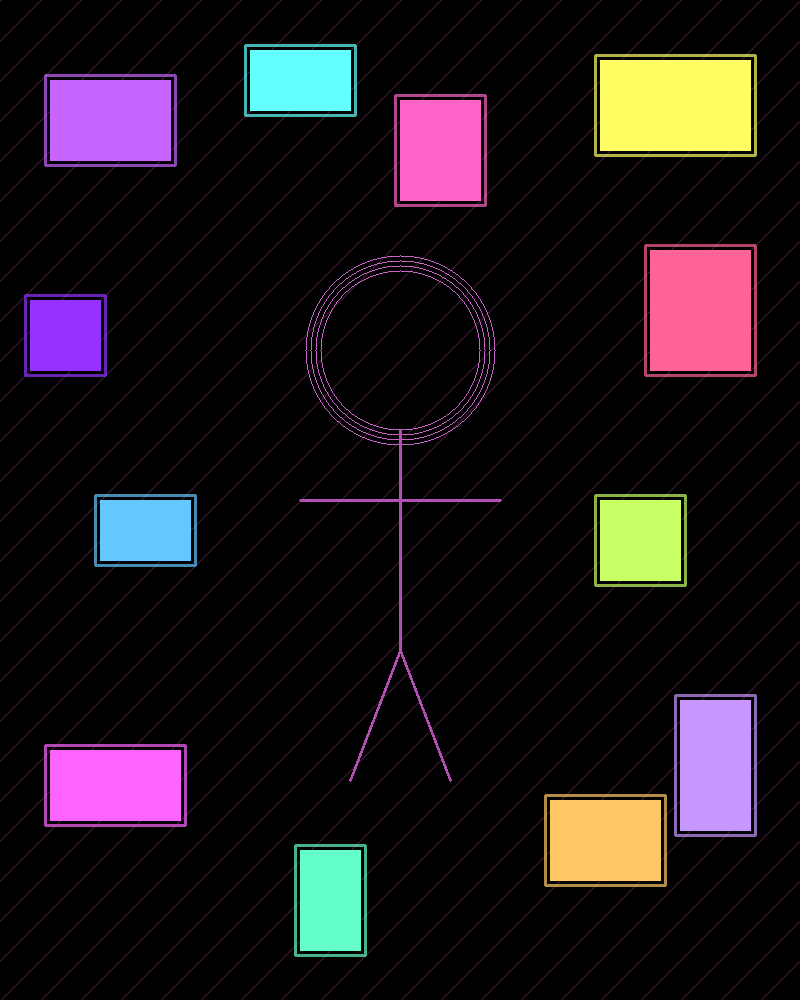
#> input picture lab_sam_detection/images/cyberpunk_test.png, 800 x 1000 px
$ python detector.py ../../lab_sam_detection/images/cyberpunk_test.png
#> lines starting #> are read from the running program, lines starting #| are printed output that depends on the picture; after the words box and inside, x2 and y2 are one past the last pixel; in counts of white or black regions, pixels touching at a corner belong together
#!/usr/bin/env python3
# -*- coding: utf-8 -*-
"""
Obstacle Detector - Extracts obstacle coordinates from generated images.

Uses color segmentation to detect neon-colored obstacles and exports
their coordinates for use in the game engine or 3D model generation.
"""

import os
import json
import numpy as np
import cv2
from typing import List, Dict, Tuple
from dataclasses import dataclass


@dataclass
class DetectedObstacle:
    """Detected obstacle with coordinates and properties."""
    id: int
    bbox: Tuple[int, int, int, int]  # x, y, width, height
    center: Tuple[int, int]
    area: float
    color_name: str
    color_rgb: Tuple[int, int, int]
    contour: np.ndarray
    mask: np.ndarray


class ObstacleDetector:
    """Detects obstacles in game frames using color segmentation."""

    COLOR_RANGES = {
        "hot_pink": {"lower": [150, 100, 100], "upper": [180, 255, 255], "rgb": (255, 0, 128)},
        "cyan": {"lower": [80, 100, 100], "upper": [100, 255, 255], "rgb": (0, 255, 255)},
        "magenta": {"lower": [130, 100, 100], "upper": [160, 255, 255], "rgb": (255, 0, 255)},
        "purple": {"lower": [120, 80, 80], "upper": [145, 255, 255], "rgb": (128, 0, 255)},
        "spring_green": {"lower": [35, 100, 100], "upper": [85, 255, 255], "rgb": (0, 255, 128)},
        "orange": {"lower": [10, 100, 100], "upper": [25, 255, 255], "rgb": (255, 128, 0)},
        "sky_blue": {"lower": [95, 100, 100], "upper": [115, 255, 255], "rgb": (0, 128, 255)},
        "yellow": {"lower": [20, 100, 100], "upper": [35, 255, 255], "rgb": (255, 255, 0)},
    }

    def __init__(self, min_area: int = 500):
        self.min_area = min_area
        self.obstacle_id = 0

    def detect(self, image: np.ndarray) -> List[DetectedObstacle]:
        """Detect all obstacles in an image."""
        if isinstance(image, str):
            image = cv2.imread(image)

        hsv = cv2.cvtColor(image, cv2.COLOR_BGR2HSV)
        detected = []

        for color_name, color_info in self.COLOR_RANGES.items():
            lower = np.array(color_info["lower"])
            upper = np.array(color_info["upper"])

            mask = cv2.inRange(hsv, lower, upper)

            kernel = np.ones((5, 5), np.uint8)
            mask = cv2.morphologyEx(mask, cv2.MORPH_CLOSE, kernel)
            mask = cv2.morphologyEx(mask, cv2.MORPH_OPEN, kernel)

            contours, _ = cv2.findContours(mask, cv2.RETR_EXTERNAL, cv2.CHAIN_APPROX_SIMPLE)

            for contour in contours:
                area = cv2.contourArea(contour)

                if area >= self.min_area:
                    self.obstacle_id += 1
                    x, y, w, h = cv2.boundingRect(contour)
                    center = (x + w // 2, y + h // 2)

                    obj_mask = np.zeros(image.shape[:2], dtype=np.uint8)
                    cv2.drawContours(obj_mask, [contour], -1, 255, -1)

                    detected.append(DetectedObstacle(
                        id=self.obstacle_id,
                        bbox=(x, y, w, h),
                        center=center,
                        area=area,
                        color_name=color_name,
                        color_rgb=color_info["rgb"],
                        contour=contour,
                        mask=obj_mask
                    ))

        return detected

    def extract_obstacle_sprites(self, image: np.ndarray, obstacles: List[DetectedObstacle],
                                  output_dir: str, padding: int = 10) -> List[str]:
        """Extract individual obstacle sprites for 3D conversion."""
        os.makedirs(output_dir, exist_ok=True)
        sprite_paths = []

        for obs in obstacles:
            x, y, w, h = obs.bbox

            x1 = max(0, x - padding)
            y1 = max(0, y - padding)
            x2 = min(image.shape[1], x + w + padding)
            y2 = min(image.shape[0], y + h + padding)

            sprite = image[y1:y2, x1:x2].copy()

            mask_crop = obs.mask[y1:y2, x1:x2]

            sprite_rgba = cv2.cvtColor(sprite, cv2.COLOR_BGR2BGRA)
            sprite_rgba[:, :, 3] = mask_crop

            filename = f"obstacle_{obs.id:03d}_{obs.color_name}.png"
            filepath = os.path.join(output_dir, filename)
            cv2.imwrite(filepath, sprite_rgba)
            sprite_paths.append(filepath)

        return sprite_paths

    def export_coordinates(self, obstacles: List[DetectedObstacle],
                           image_shape: Tuple[int, int, int]) -> Dict:
        """Export obstacle coordinates for game engine."""
        height, width = image_shape[:2]

        data = {
            "image_size": {"width": width, "height": height},
            "obstacles": []
        }

        for obs in obstacles:
            x, y, w, h = obs.bbox

            norm_x = x / width
            norm_y = y / height
            norm_w = w / width
            norm_h = h / height

            data["obstacles"].append({
                "id": obs.id,
                "color": obs.color_name,
                "color_rgb": list(obs.color_rgb),
                "bbox": {"x": x, "y": y, "width": w, "height": h},
                "bbox_normalized": {
                    "x": round(norm_x, 4),
                    "y": round(norm_y, 4),
                    "width": round(norm_w, 4),
                    "height": round(norm_h, 4)
                },
                "center": {"x": obs.center[0], "y": obs.center[1]},
                "area": obs.area,
                "estimated_3d": {
                    "position": {
                        "x": round((norm_x - 0.5) * 10, 2),
                        "y": round((1 - norm_y - norm_h) * 5, 2),
                        "z": round((1 - norm_y) * 20, 2)
                    },
                    "scale": {
                        "x": round(norm_w * 5, 2),
                        "y": round(norm_h * 5, 2),
                        "z": round(min(norm_w, norm_h) * 3, 2)
                    }
                }
            })

        return data

    def visualize_detections(self, image: np.ndarray,
                              obstacles: List[DetectedObstacle]) -> np.ndarray:
        """Draw detection results on image."""
        result = image.copy()

        for obs in obstacles:
            x, y, w, h = obs.bbox
            color_bgr = obs.color_rgb[::-1]

            cv2.rectangle(result, (x, y), (x + w, y + h), color_bgr, 3)

            label = f"#{obs.id} {obs.color_name}"
            label_size, _ = cv2.getTextSize(label, cv2.FONT_HERSHEY_SIMPLEX, 0.5, 2)
            cv2.rectangle(result, (x, y - 20), (x + label_size[0] + 5, y), color_bgr, -1)
            cv2.putText(result, label, (x + 2, y - 6),
                       cv2.FONT_HERSHEY_SIMPLEX, 0.5, (0, 0, 0), 2)

            cv2.circle(result, obs.center, 5, (255, 255, 255), -1)

        return result


def process_game_frame(image_path: str, output_dir: str) -> Dict:
    """Process a single game frame and extract all obstacle data."""
#> called with output_dir = '../output/detected'
    os.makedirs(output_dir, exist_ok=True)

    image = cv2.imread(image_path)
#> image is the input picture: shape (1000, 800, 3); mean B, G, R 29.1, 24.5, 31.9
    if image is None:
        raise FileNotFoundError(f"Image not found: {image_path}")

    detector = ObstacleDetector()
    obstacles = detector.detect(image)
#> in detect, `hsv = cv2.cvtColor(image, cv2.COLOR_BGR2HSV)`: hsv: shape (1000, 800, 3); mean H, S, V 22.6, 29.3, 38.5
#> the loop in detect, `for color_name, color_info in self.COLOR_RANGES.items():` made 8 passes
#> pass 1, in detect, `mask = cv2.inRange(hsv, lower, upper)`:
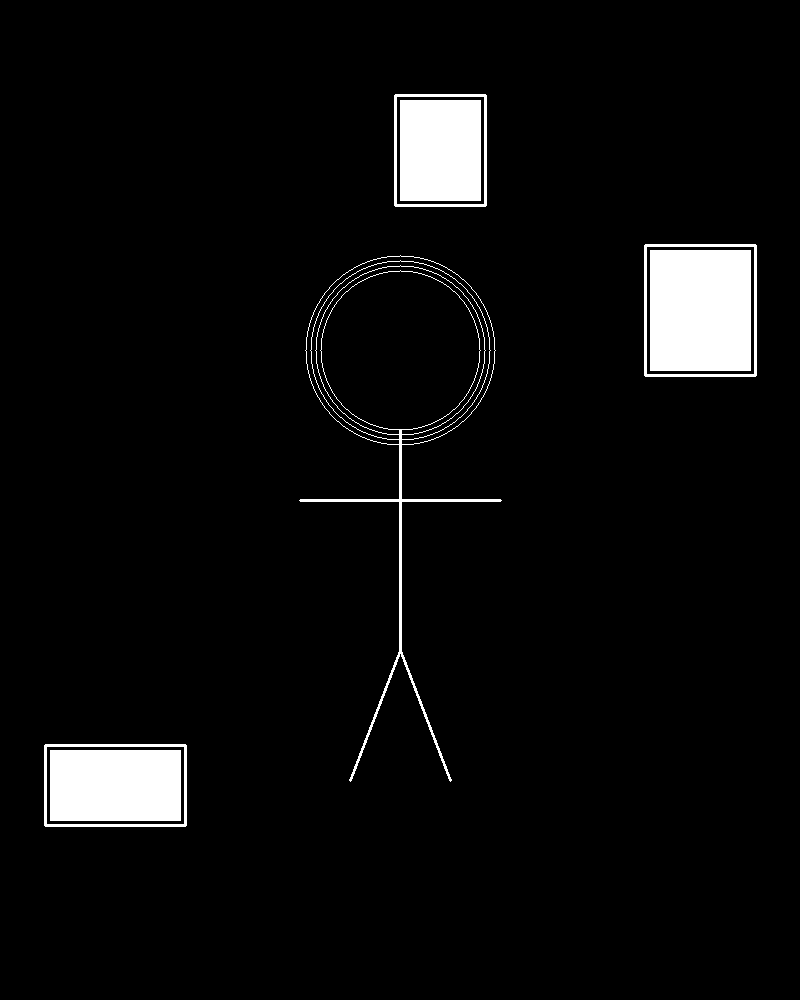
#> mask: shape (1000, 800); 4.7% white; 7 white regions, largest, box (x1, y1, x2, y2) and area: (650, 250, 751, 371) 12221, (50, 750, 181, 821) 9301, (400, 100, 481, 201) 8181
#> pass 1, in detect, `mask = cv2.morphologyEx(mask, cv2.MORPH_OPEN, kernel)`:
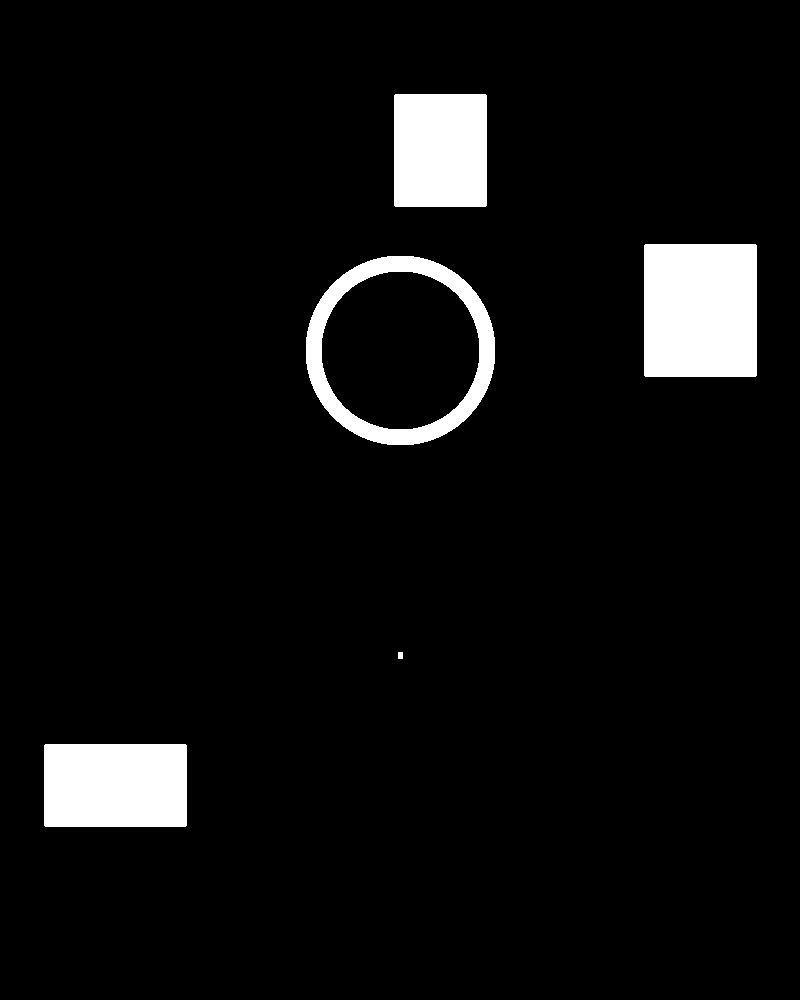
#> mask: shape (1000, 800); 5.8% white; 5 white regions, box (x1, y1, x2, y2) and area: (644, 244, 757, 377) 15025, (44, 744, 187, 827) 11865, (394, 94, 487, 207) 10505, (306, 256, 495, 445) 8716, (398, 652, 403, 659) 35
#> after the loop in detect, `for color_name, color_info in self.COLOR_RANGES.items():`:
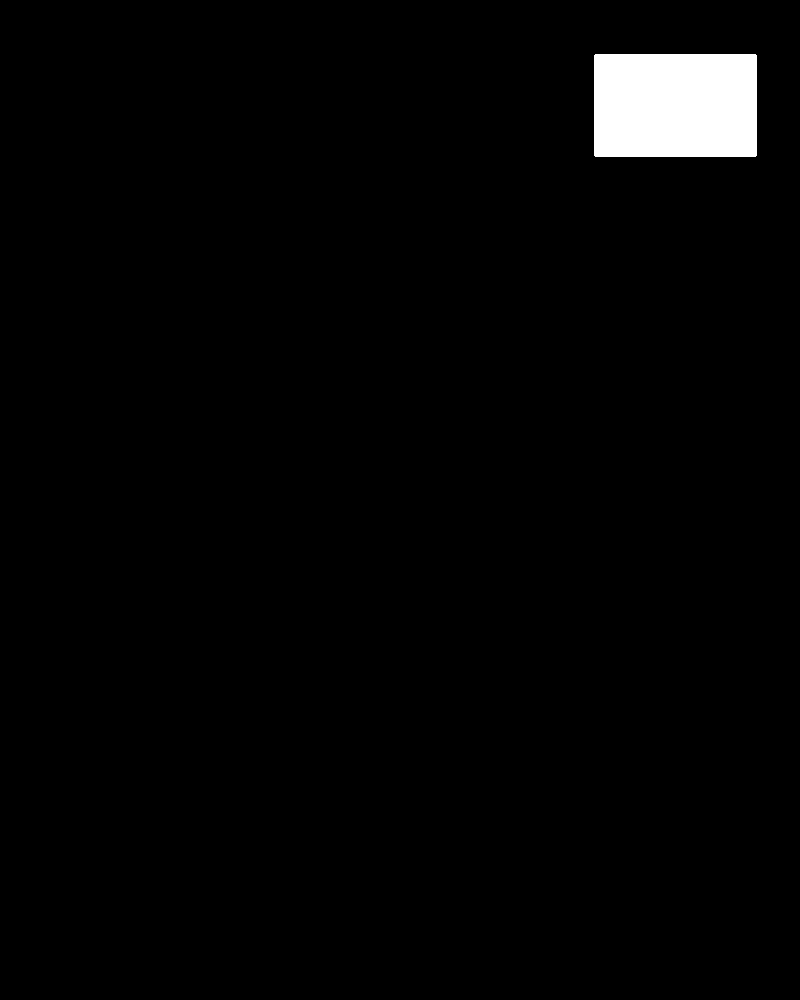
#> mask: shape (1000, 800); 2.1% white; 1 white region, box (x1, y1, x2, y2) and area: (594, 54, 757, 157) 16785
#> after the loop in detect, `for color_name, color_info in self.COLOR_RANGES.items():`: detected = 18 items; self.obstacle_id = 18
#> obstacles = 18 items

    sprites_dir = os.path.join(output_dir, "sprites")
    sprite_paths = detector.extract_obstacle_sprites(image, obstacles, sprites_dir)
#> the loop in extract_obstacle_sprites, `for obs in obstacles:` made 18 passes
#> (x, y, w, h, x1, y1, x2, y2) on passes 1 to 12: (44, 744, 143, 83, 34, 734, 197, 837), (306, 256, 189, 189, 296, 246, 505, 455), (644, 244, 113, 133, 634, 234, 767, 387), (394, 94, 93, 113, 384, 84, 497, 217), (244, 44, 113, 73, 234, 34, 367, 127), (44, 744, 143, 83, 34, 734, 197, 837), (674, 694, 83, 143, 664, 684, 767, 847), (24, 294, 83, 83, 14, 284, 117, 387), (306, 256, 189, 189, 296, 246, 505, 455), (44, 74, 133, 93, 34, 64, 187, 177), (674, 694, 83, 143, 664, 684, 767, 847), (24, 294, 83, 83, 14, 284, 117, 387)
#> pass 1, in extract_obstacle_sprites, `sprite = image[y1:y2, x1:x2].copy()`:
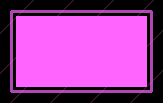
#> sprite: shape (103, 163, 3); mean B, G, R 156, 61.3, 156.2
#> pass 1, in extract_obstacle_sprites, `mask_crop = obs.mask[y1:y2, x1:x2]`:
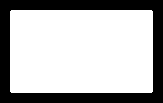
#> mask_crop: shape (103, 163); 70.7% white; 1 black region, box (x1, y1, x2, y2) and area: (0, 0, 163, 103) 4924
#> after the loop in extract_obstacle_sprites, `for obs in obstacles:`:
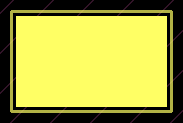
#> sprite: shape (123, 183, 3); mean B, G, R 66.6, 168.3, 168.8
#> sprite_paths = 18 items

    coords = detector.export_coordinates(obstacles, image.shape)
#> the loop in export_coordinates, `for obs in obstacles:` made 18 passes
#> (x, y, w, h, norm_x, norm_y, norm_w, norm_h) on passes 1 to 12: (44, 744, 143, 83, 0.055, 0.744, 0.179, 0.083), (306, 256, 189, 189, 0.383, 0.256, 0.236, 0.189), (644, 244, 113, 133, 0.805, 0.244, 0.141, 0.133), (394, 94, 93, 113, 0.492, 0.094, 0.116, 0.113), (244, 44, 113, 73, 0.305, 0.044, 0.141, 0.073), (44, 744, 143, 83, 0.055, 0.744, 0.179, 0.083), (674, 694, 83, 143, 0.843, 0.694, 0.104, 0.143), (24, 294, 83, 83, 0.03, 0.294, 0.104, 0.083), (306, 256, 189, 189, 0.383, 0.256, 0.236, 0.189), (44, 74, 133, 93, 0.055, 0.074, 0.166, 0.093), (674, 694, 83, 143, 0.843, 0.694, 0.104, 0.143), (24, 294, 83, 83, 0.03, 0.294, 0.104, 0.083)
#> coords = 2 items
    coords_file = os.path.join(output_dir, "coordinates.json")
    with open(coords_file, 'w') as f:
        json.dump(coords, f, indent=2)

    viz = detector.visualize_detections(image, obstacles)
#> the loop in visualize_detections, `for obs in obstacles:` made 18 passes
#> (x, y, w, h, color_bgr, label, label_size) on passes 1 to 11: (44, 744, 143, 83, (128, 0, 255), '#1 hot_pink', (96, 12)), (306, 256, 189, 189, (128, 0, 255), '#2 hot_pink', (96, 12)), (644, 244, 113, 133, (128, 0, 255), '#3 hot_pink', (96, 12)), (394, 94, 93, 113, (128, 0, 255), '#4 hot_pink', (96, 12)), (244, 44, 113, 73, (255, 255, 0), '#5 cyan', (67, 12)), (44, 744, 143, 83, (255, 0, 255), '#6 magenta', (99, 12)), (674, 694, 83, 143, (255, 0, 255), '#7 magenta', (99, 12)), (24, 294, 83, 83, (255, 0, 255), '#8 magenta', (99, 12)), (306, 256, 189, 189, (255, 0, 255), '#9 magenta', (99, 12)), (44, 74, 133, 93, (255, 0, 255), '#10 magenta', (109, 12)), (674, 694, 83, 143, (255, 0, 128), '#11 purple', (89, 12))
#> after the loop in visualize_detections, `for obs in obstacles:`:
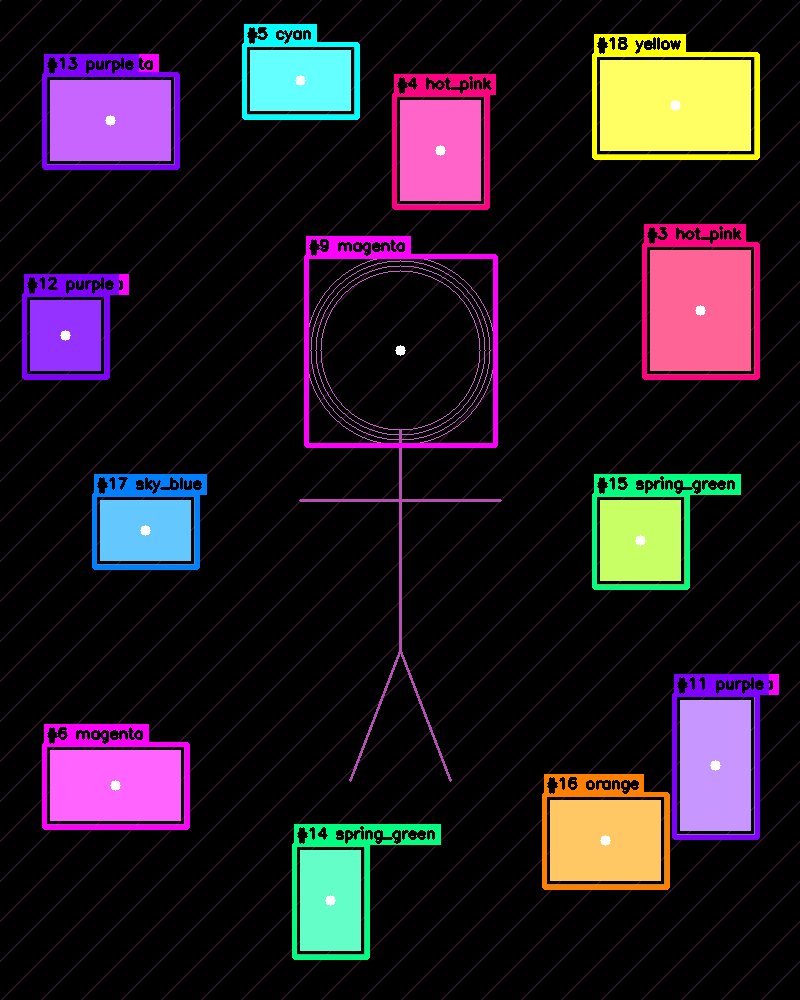
#> result: shape (1000, 800, 3); 5.93% of pixels changed, all inside (x1, y1, x2, y2) = (22, 24, 779, 960)
    viz_path = os.path.join(output_dir, "detections.png")
    cv2.imwrite(viz_path, viz)

    print(f"Detected {len(obstacles)} obstacles")
#| Detected 18 obstacles
    print(f"Sprites saved to: {sprites_dir}")
    print(f"Coordinates saved to: {coords_file}")
    print(f"Visualization saved to: {viz_path}")

    return {
        "obstacles": coords,
        "sprites": sprite_paths,
        "visualization": viz_path
    }


if __name__ == "__main__":
    import sys

    if len(sys.argv) < 2:
        print("Usage: python detector.py <image_path>")
        sys.exit(1)

    image_path = sys.argv[1]
    output_dir = "../output/detected"

    result = process_game_frame(image_path, output_dir)
#> result = 3 items
